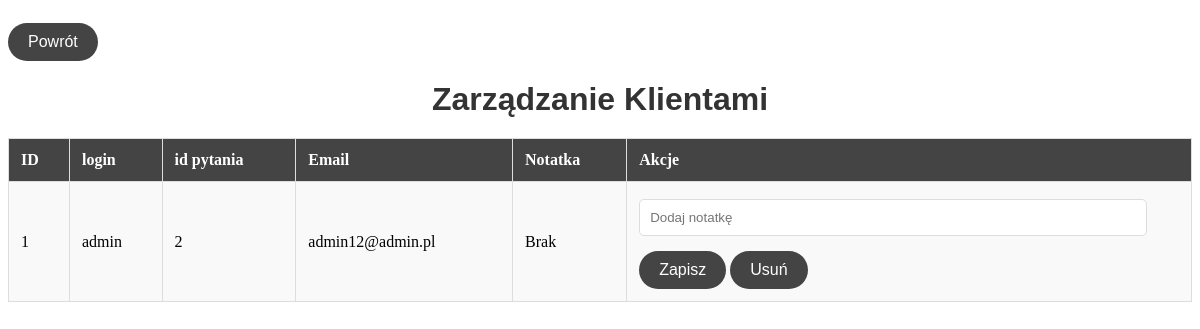
The app's page /customers.php, older data.
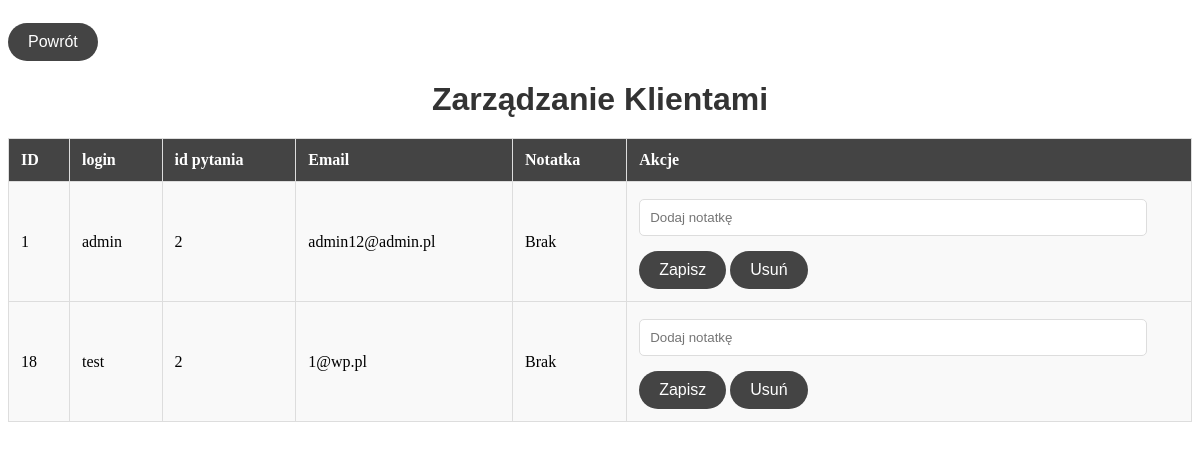
The same page, newer data.
### tables this page shows
CREATE TABLE `konto_uzytkownika` (
  `id` int(11) NOT NULL,
  `login` varchar(50) DEFAULT NULL,
  `haslo` varchar(255) DEFAULT NULL,
  `email` varchar(50) DEFAULT NULL,
  `adres` varchar(50) DEFAULT NULL,
  `data_urodzenia` date DEFAULT NULL,
  `id_pytania_pomocniczego` int(11) DEFAULT NULL,
  `odpowiedz` varchar(255) DEFAULT NULL
);

### customers.php (the view, shortened to what this page needs)
<?php
include('database.php');
$customers = $pdo->query("SELECT * FROM konto_uzytkownika")->fetchAll();
?>
<!DOCTYPE html>
<html lang="pl">
<head>
    <link rel="stylesheet" href="styling.css">
</head>
<body>
<button class="przenies" onclick="window.location.href='admin.php'">Powrót</button>
    <h1>Zarządzanie Klientami</h1>
    <table>
        <tr>
            <th>ID</th>
            <th>login</th>
            <th>id pytania</th>
            <th>Email</th>
            <th>Notatka</th>
            <th>Akcje</th>
        </tr>
        <?php foreach ($customers as $customer): ?>
        <tr>
            <td><?= $customer['id'] ?></td>
            <td><?= $customer['login'] ?></td>
            <td><?= $customer['id_pytania_pomocniczego'] ?></td>
            <td><?= $customer['email'] ?></td>
            <td><?= $customer['note'] ?? 'Brak' ?></td>
            <td>
                <form action="customers.php" method="POST" style="display:inline;">
                    <input type="text" name="note" placeholder="Dodaj notatkę">
                    <button type="submit" name="add_note">Zapisz</button>
                </form>
                <form action="customers.php" method="POST" style="display:inline;">
                    <button type="submit" name="delete_user" onclick="return confirm('Czy na pewno chcesz usunąć tego użytkownika?')">Usuń</button>
                </form>
            </td>
        </tr>
        <?php endforeach; ?>
    </table>
</body>
</html>

Row changes from the older to the newer data that the page shows:
added konto_uzytkownika: id "18", login "test", id_pytania_pomocniczego "2", email "1@wp.pl", note "Brak"
